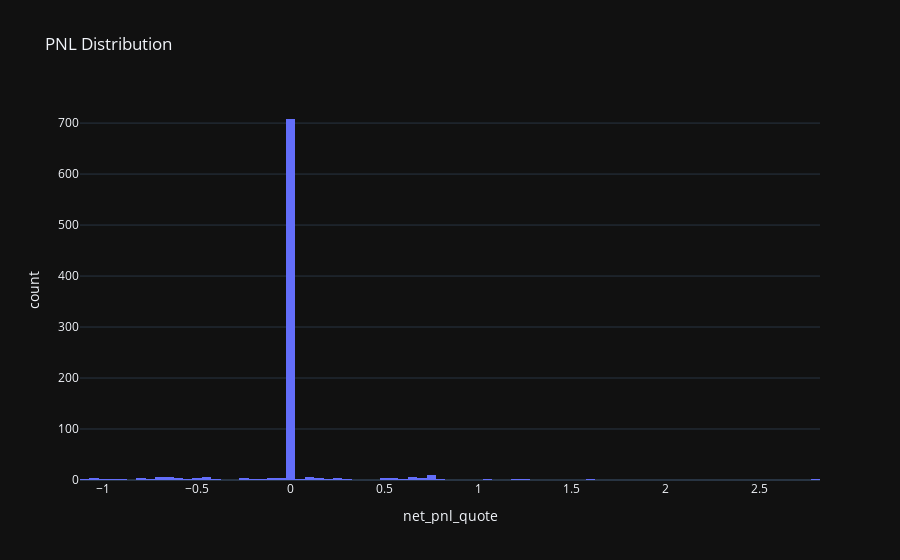

The code cell stored with this chart in its notebook:
### Markdown cell above
### Histogram of PNL Distribution
The histogram displays the distribution of PNL values across all trades. It helps in understanding the frequency and range of profit and loss outcomes.

### Code cell
fig = px.histogram(executors_df, x='net_pnl_quote', title='PNL Distribution')
fig.show()

### Figure 1 — Plotly figure (JSON) as saved in the notebook; plotly's stock layout.template omitted (floating-point values rounded to 4 significant figures; data arrays with more than 128 entries replaced by an {"elided": "..."} marker saying what was removed)
{"data": [{"alignmentgroup": "True", "bingroup": "x", "hovertemplate": "net_pnl_quote=%{x}<br>count=%{y}<extra></extra>", "legendgroup": "", "marker": {"color": "#636efa", "pattern": {"shape": ""}}, "name": "", "offsetgroup": "", "orientation": "v", "showlegend": false, "x": {"elided": "810 float values"}, "xaxis": "x", "yaxis": "y", "type": "histogram"}], "layout": {"xaxis": {"anchor": "y", "domain": [0.0, 1.0], "title": {"text": "net_pnl_quote"}}, "yaxis": {"anchor": "x", "domain": [0.0, 1.0], "title": {"text": "count"}}, "legend": {"tracegroupgap": 0}, "title": {"text": "PNL Distribution"}, "barmode": "relative"}}
